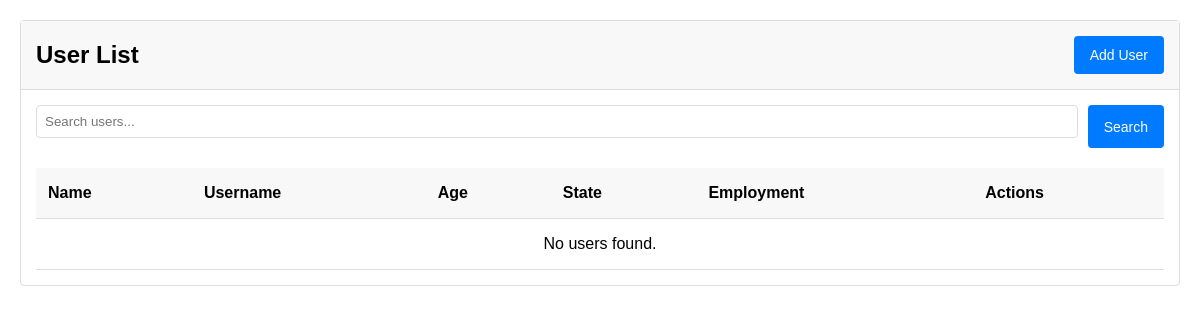
/users/, run on an earlier commit of the app's database.
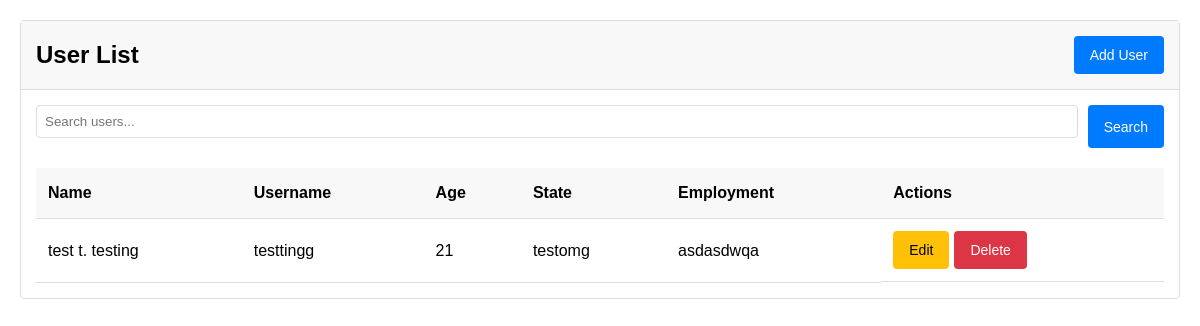
And on a later commit of the database.
### users/models.py (models this page shows, shortened)
class User(models.Model):
    userId = models.UUIDField(primary_key=True, default=uuid.uuid4, editable=False)
    firstname = models.CharField(max_length=100)
    middleinit = models.CharField(max_length=1, blank=True, null=True)
    lastname = models.CharField(max_length=100)
    username = models.CharField(max_length=100, unique=True)
    age = models.IntegerField()
    state = models.CharField(max_length=100)
    employmentStatus = models.CharField(max_length=100)

### users/views.py (the view)
# urls.py: path('', views.user_list, name='user_list'),
def user_list(request):
    search_query = request.GET.get('search', '')
    if search_query:
        users = User.objects.filter(
            Q(firstname__icontains=search_query) |
            Q(lastname__icontains=search_query) |
            Q(username__icontains=search_query) |
            Q(state__icontains=search_query)
        )
    else:
        users = User.objects.all()
    context = {
        'users': users,
        'search_query': search_query
    }
    return render(request, 'users/user_list.html', context)

### users/templates/users/user_list.html (shortened to what this page needs)
{% extends 'users/base.html' %}
{% block content %}
<div class="card">
    <div class="card-header">
        <div class="header-container">
            <h2>User List</h2>
            <a href="{% url 'user_create' %}" class="btn btn-primary">Add User</a>
        </div>
    </div>
    <div class="card-body">
        <form class="search-form" method="get">
            <div class="search-container">
                <input type="text" name="search" placeholder="Search users..." value="{{ search_query }}">
                <button type="submit" class="btn btn-primary">Search</button>
            </div>
        </form>
        <div class="table-container">
            <table>
                <thead>
                    <tr>
                        <th>Name</th>
                        <th>Username</th>
                        <th>Age</th>
                        <th>State</th>
                        <th>Employment</th>
                        <th>Actions</th>
                    </tr>
                </thead>
                <tbody>
                    {% for user in users %}
                    <tr>
                        <td>{{ user.firstname }} {% if user.middleinit %}{{ user.middleinit }}. {% endif %}{{ user.lastname }}</td>
                        <td>{{ user.username }}</td>
                        <td>{{ user.age }}</td>
                        <td>{{ user.state }}</td>
                        <td>{{ user.employmentStatus }}</td>
                        <td class="action-buttons">
                            <a href="{% url 'user_update' user.userId %}" class="btn btn-warning">Edit</a>
                            <a href="{% url 'user_delete' user.userId %}" class="btn btn-danger">Delete</a>
                        </td>
                    </tr>
                    {% empty %}
                    <tr>
                        <td colspan="6" style="text-align: center;">No users found.</td>
                    </tr>
                    {% endfor %}
                </tbody>
            </table>
        </div>
    </div>
</div>
{% endblock %}

### users/templates/users/base.html (shortened to what this page needs)
<!DOCTYPE html>
<html lang="en">
<head>
</head>
<body>
    {% block content %}{% endblock %}
</body>
</html>

### users/templates/users/base.html (style rules this page uses)
* { margin: 0; padding: 0; box-sizing: border-box; }
body { font-family: Arial, sans-serif; line-height: 1.6; padding: 20px; max-width: 1200px; margin: 0 auto; }
.card { border: 1px solid #ddd; border-radius: 4px; margin-bottom: 20px; }
.card-header { padding: 15px; border-bottom: 1px solid #ddd; background-color: #f8f8f8; }
.card-body { padding: 15px; }
table { width: 100%; border-collapse: collapse; margin-top: 20px; }
th, td { padding: 12px; text-align: left; border-bottom: 1px solid #ddd; }
th { background-color: #f8f8f8; }
.search-form { margin-bottom: 20px; }
.search-container { display: flex; gap: 10px; }
input[type="text"], input[type="number"] { padding: 8px; border: 1px solid #ddd; border-radius: 4px; width: 100%; margin-bottom: 10px; }
.btn { display: inline-block; padding: 8px 16px; border: none; border-radius: 4px; cursor: pointer; text-decoration: none; font-size: 14px; }
.btn-primary { background-color: #007bff; color: white; }
.btn-warning { background-color: #ffc107; color: black; }
.btn-danger { background-color: #dc3545; color: white; }
.header-container { display: flex; justify-content: space-between; align-items: center; }
.action-buttons { display: flex; gap: 5px; }

What changed in the data, as far as the page shows it:
added User: firstname "test", middleinit "t", lastname "testing", username "testtingg", age "21", state "testomg", employmentStatus "asdasdwqa"
Also different on the page:
text no longer shown: "No users found."
